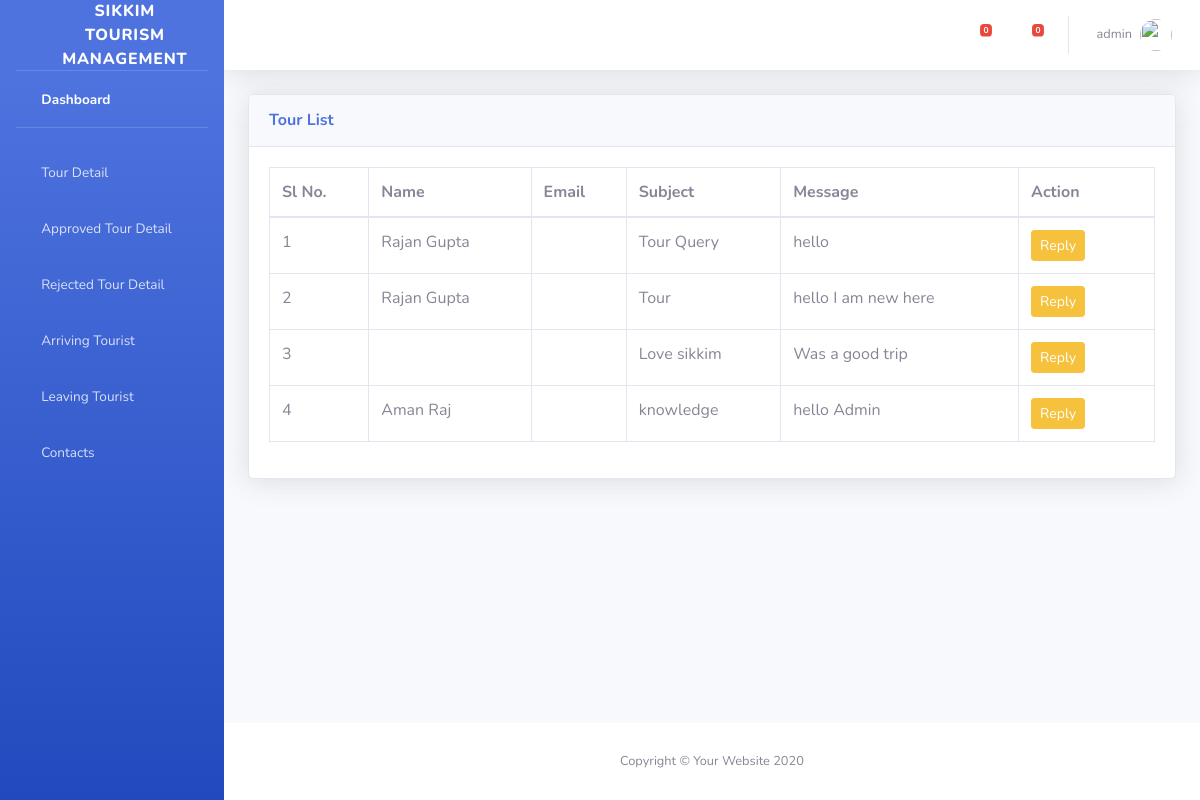
Screenshot of /contactList/ (signed in) with the database file from the repository.
### signup/models.py (models this page shows)
class Contact(models.Model):
    user = models.ForeignKey(User, on_delete=models.CASCADE)
    subject = models.CharField(_("Subject"), max_length=100)
    message = models.TextField(_("Message"))
    read = models.BooleanField(default=False)
    timenow = models.DateTimeField(auto_now=True)

### signup/views.py (the view)
# urls.py: path('contactList/', views.ContactView.as_view(), name="contact"),
class ContactView(LoginRequiredMixin, ListView):
    model = Contact
    template_name="admin/contacttable.html"
    def get(self, *args, **kwargs):
        t = Contact.objects.all()
        t.update(read=True)
        return super().get(self, *args, **kwargs)

### template/admin/contacttable.html (shortened to what this page needs)
  {% extends 'admin/adminbase.html' %}
  {% load static%}
    {% block css%}
    <link href="{% static 'vendor/datatables/dataTables.bootstrap4.min.css' %}" rel="stylesheet">
    {% endblock%}
        {% block content%}
                <div class="container-fluid">
                    <div class="card shadow mb-4">
                        <div class="card-header py-3">
                            <h6 class="m-0 font-weight-bold text-primary">Tour List</h6>
                        </div>
                        <div class="card-body">
                            <div class="table-responsive">
                                <table class="table table-bordered" id="dataTable" width="100%" cellspacing="0">
                                    <thead>
                                        <tr>
                                            <th>Sl No.</th>
                                            <th>Name</th>
                                            <th>Email</th>
                                            <th>Subject</th>
                                            <th>Message</th>
                                            <th>Action</th>
                                        </tr>
                                    </thead>
                                    <tbody>
                                        {% for i in object_list %}
                                        <tr>
                                            <td class="data">{{forloop.counter}}</td>
                                            <td class="data">{{i.user.first_name}}</td>
                                            <td class="data">{{i.user.email}}</td>
                                            <td class="data">{{i.subject}}</td>
                                            <td class="data">{{i.message}}</td>
                                            <td><a href="#" data-toggle="modal" data-target="#logoutModal"><button class="btn btn-warning mr-3 btn-sm reply" data-id="{{i.pk}}" data-email="{{i.user.first_name}}">Reply</button></a></td>
                                        </tr>
                                        {% endfor %}
                                    </tbody>
                                </table>
                            </div>
                        </div>
                    </div>
                </div>
            </div>
{% endblock %}

### template/admin/adminbase.html (shortened to what this page needs)
{% load static %}
<!DOCTYPE html>
<html lang="en">
<head>
    <link href="{% static 'vendor/fontawesome-free/css/all.min.css'%}" rel="stylesheet" type="text/css">
    <link href="{% static 'css/sb-admin-2.min.css'%}" rel="stylesheet">
       {% block css%}
        {% endblock %}
</head>
<body id="page-top">
    <div id="wrapper">
        <ul class="navbar-nav bg-gradient-primary sidebar sidebar-dark accordion" id="accordionSidebar">
            <a class="sidebar-brand d-flex align-items-center justify-content-center" href="index.html">
                <div class="sidebar-brand-icon rotate-n-15">
                    <i class="fas fa-laugh-wink"></i>
                </div>
                <div class="sidebar-brand-text mx-3">Sikkim Tourism Management</div>
            </a>
            <hr class="sidebar-divider my-0">
            <li class="nav-item active">
                <a class="nav-link" href="{% url 'adminview'%}">
                    <i class="fas fa-fw fa-tachometer-alt"></i>
                    <span>Dashboard</span></a>
            </li>
            <hr class="sidebar-divider">
            <li class="nav-item">
                <a class="nav-link" href="{% url 'tour' %}">
                    <i class="fas fa-fw fa-chart-area"></i>
                    <span>Tour Detail</span></a>
            </li>
            <li class="nav-item">
                <a class="nav-link" href="{% url 'tour' %}?Approve=1">
                    <i class="fas fa-fw fa-chart-area"></i>
                    <span>Approved Tour Detail</span></a>
            </li>
            <li class="nav-item">
                <a class="nav-link" href="{% url 'tour' %}?Rejected=1">
                    <i class="fas fa-fw fa-chart-area"></i>
                    <span>Rejected Tour Detail</span></a>
            </li>
                <li class="nav-item">
                <a class="nav-link" href="{% url 'tour' %}?Today=1">
                    <i class="fas fa-fw fa-chart-area"></i>
                    <span>Arriving Tourist</span></a>
            </li>
            <li class="nav-item">
                <a class="nav-link" href="{% url 'tour' %}?Todayleaving=1">
                    <i class="fas fa-fw fa-chart-area"></i>
                    <span>Leaving Tourist</span></a>
            </li>
            <li class="nav-item">
                <a class="nav-link" href="{% url 'contact' %}">
                    <i class="fas fa-fw fa-table"></i>
                    <span>Contacts</span></a>
            </li>
        </ul>
        <div id="content-wrapper" class="d-flex flex-column">
            <div id="content">
                <nav class="navbar navbar-expand navbar-light bg-white topbar mb-4 static-top shadow">
                    <ul class="navbar-nav ml-auto">
                        <li class="nav-item dropdown no-arrow mx-1">
                            <a class="nav-link dropdown-toggle" href="#" id="alertsDropdown" role="button"
                                data-toggle="dropdown" aria-haspopup="true" aria-expanded="false">
                                <i class="fas fa-bell fa-fw"></i>
                                <span class="badge badge-danger badge-counter">{{tour|length}}</span>
                            </a>
                        </li>
                        <li class="nav-item dropdown no-arrow mx-1">
                            <a class="nav-link dropdown-toggle" href="#" id="messagesDropdown" role="button"
                                data-toggle="dropdown" aria-haspopup="true" aria-expanded="false">
                                <i class="fas fa-envelope fa-fw"></i>
                                <span class="badge badge-danger badge-counter">{{messages|length}}</span>
                            </a>
                        </li>
                        <li class="nav-item dropdown no-arrow">
                            <a class="nav-link dropdown-toggle" href="#" id="userDropdown" role="button"
                                data-toggle="dropdown" aria-haspopup="true" aria-expanded="false">
                                <span class="mr-2 d-none d-lg-inline text-gray-600 small">{{request.user.username}}</span>
                                <img class="img-profile rounded-circle"
                                    src="{% static 'img/undraw_profile.svg' %}">
                            </a>
                        </li>
                    </ul>
                </nav>
                {% block content %}
                {% endblock %}
              <footer class="sticky-footer bg-white">
                <div class="container my-auto">
                    <div class="copyright text-center my-auto">
                        <span>Copyright &copy; Your Website 2020</span>
                    </div>
                </div>
            </footer>
        </div>
    </div>

### rows the page displays
Contact: user.first_name "Rajan Gupta", subject "Tour Query", message "hello"
Contact: user.first_name "Rajan Gupta", subject "Tour", message "hello I am new here"
Contact: subject "Love sikkim", message "Was a good trip"
Contact: user.first_name "Aman Raj", subject "knowledge", message "hello Admin"

### other values shown
{{ tour|length }} "0"
{{ messages|length }} "0"
{{ request.user.username }} "admin"
